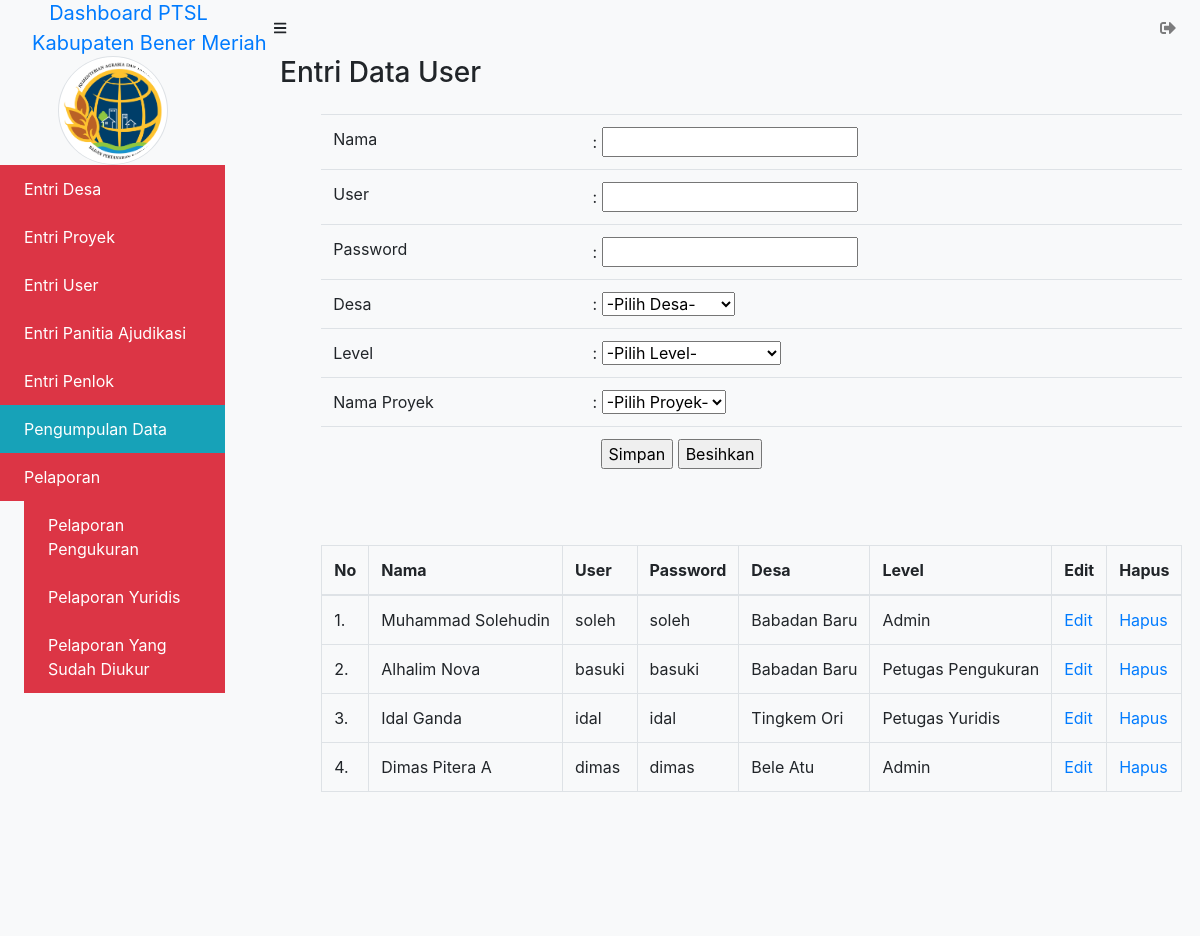
Before: /admin/data_user/index.php (signed in) with the older database file.
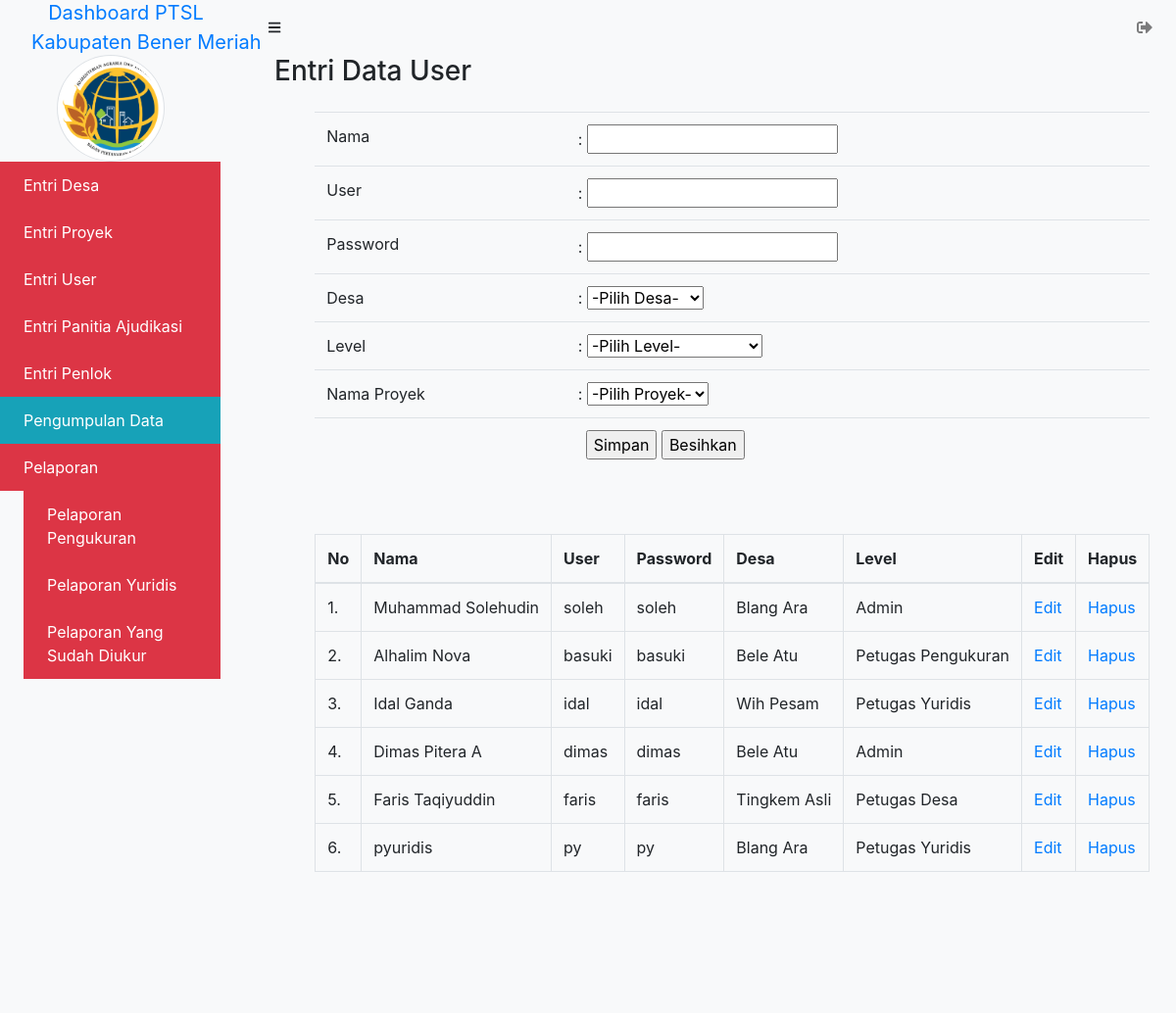
After: the same page with the newer database file.
### tables this page shows
CREATE TABLE `user` (
  `id_user` int(11) NOT NULL,
  `nama_user` varchar(100) NOT NULL,
  `user_nama` varchar(100) NOT NULL,
  `password` varchar(225) NOT NULL,
  `id_desa` int(11) NOT NULL,
  `id_level` int(11) NOT NULL,
  `id_proyek` int(11) NOT NULL
);

CREATE TABLE `desa` (
  `id_desa` int(11) NOT NULL,
  `id_kecamatan` int(11) NOT NULL,
  `kode_desa` varchar(50) NOT NULL,
  `nama_desa` varchar(225) NOT NULL,
  `kabupaten` varchar(225) NOT NULL,
  `reje_kampung` varchar(225) NOT NULL,
  `nama_camat` varchar(100) NOT NULL,
  `nip` varchar(50) NOT NULL,
  `alamat` text NOT NULL,
  `kode_pos` varchar(20) NOT NULL
);

CREATE TABLE `level` (
  `id_level` int(11) NOT NULL,
  `nama_level` varchar(100) NOT NULL
);

### admin/data_user/index.php (the view, shortened to what this page needs)
<?php $title = "Entri Data User";
include_once('../_header.php');
?>
			<div id="layoutSidenav_content">
                <main>
                    <div class="container-fluid">
                        <ol>
                            <li class="breadcrumb-item">
                               <h3> Entri Data User</h3>
                            </li>
                        </ol>
                        <div class="row">
                        	<div class="col-xl-auto offset-xl-1">
<?php
function tambah($koneksi){
	?>
		<form action="" method="POST">
			<fieldset>
				<div class="table-responsive">
					<table class="table table-responsive-sm table-hover" border="0">
						<tr>
							<td>Nama </td>
							<td> : <input type="text" name="nama" required /></td>
						</tr>
						<tr>
							<td>User</td>
							<td> : <input type="text" name="user" required /></label></td>
						</tr>
						<tr>
							<td>Password </td>
							<td> : <input type="password" name="password" required/></td>
						</tr>
						<tr>
							<td>Desa</td>
							<td> :
						        <select name="id_desa" required>
						            <option disabled selected value="">-Pilih Desa-</option>
								</select>
					        </td>
					    </tr>
					    <tr>
							<td>Level</td>
							<td> :
						        <select name="id_level" required>
						            <option disabled selected value="">-Pilih Level-</option>
								</select>
					        </td>
					    </tr>
					    <tr>
							<td>Nama Proyek</td>
							<td> :
						        <select name="id_proyek" required>
						            <option disabled selected value="">-Pilih Proyek-</option>
						        </select>
					        </td>
					    </tr>
						<tr>
							<td></td>
							<td><label class="ml-2">
							<input type="submit" name="btn_simpan" value="Simpan"/>
							<input type="reset" name="reset" value="Besihkan"/>
						</label></td>
						</tr>
					</table>
					<br>
				</div>
			</fieldset>
		</form>
	<?php
}
function tampil_data($koneksi){
	$sql = "SELECT * FROM user LEFT JOIN desa ON user.id_desa = desa.id_desa LEFT JOIN level ON user.id_level = level.id_level LEFT JOIN proyek ON user.id_proyek = proyek.id_proyek";
	$query = mysqli_query($koneksi, $sql);
	$nomor = 1;
		echo "<fieldset>";
		echo "<div class='table-responsive'>";
		echo "<table class='table table-responsive-sm table-bordered table-hover' id='user' border='1' cellpadding='10'>";
		echo "<thead>";
			echo "<tr>";
			echo "<th>No</th>
				<th>Nama</th>
				<th>User</th>
				<th>Password</th>
				<th>Desa</th>
				<th>Level</th>
				<th>Edit</th>
				<th>Hapus</th>";
			echo "</tr>";
		echo "</thead>";
		echo "<tbody>";
	while($data = mysqli_fetch_array($query)){
		?>
			<tr>
				<td><?= $nomor++; ?>.</td>
				<td><?php echo $data['nama_user']; ?></td>
				<td><?php echo $data['user_nama']; ?></td>
				<td><?php echo $data['password']; ?></td>
				<td><?php echo $data['nama_desa']; ?></td>
				<td><?php echo $data['nama_level']; ?></td>
				<td>
					<a href="index.php?aksi=update&id=<?php echo $data['id_user']; ?>&nama_user=<?php echo $data['nama_user']; ?>&user_nama=<?php echo $data['user_nama']; ?>&password=<?php echo $data['password']; ?>&nama_desa=<?php echo $data['nama_desa']; ?>&nama_level=<?php echo $data['nama_level']; ?>">Edit</a>
				</td>
				<td>
					<a href="index.php?aksi=delete&id=<?php echo $data['id_user']; ?>" onClick="return confirm('Yakin akan menghapus user <?= $data['nama_user']; ?>?')">Hapus</a>
				</td>
			</tr>
		<?php
	}
	echo "</tbody>";
	echo "</table>";
	echo "</fieldset>";
}
		?>
		<?php
if (isset($_GET['aksi'])){
	switch($_GET['aksi']){
		case "create":
			echo '<a href="index.php"> &laquo; Home</a>';
			tambah($koneksi);
			break;
		case "read":
			tampil_data($koneksi);
			break;
		case "update":
			ubah($koneksi);
			tampil_data($koneksi);
			break;
		case "delete":
			hapus($koneksi);
			break;
		default:
			echo "<h3>Aksi <i>".$_GET['aksi']."</i> tidaka ada!</h3>";
			tambah($koneksi);
			tampil_data($koneksi);
	}
} else {
	tambah($koneksi);
	tampil_data($koneksi);
}
?>
                    		</div>
                    	</div>
                    </div>
				</div>
			</div>
<?php include_once('../_footer.php'); ?>

Changed rows visible on the page:
changed user "Muhammad Solehudin": id_desa.nama_desa "Babadan Baru" → "Blang Ara"
changed user "Alhalim Nova": id_desa.nama_desa "Babadan Baru" → "Bele Atu"
changed through a linked row, user "Idal Ganda": id_desa.nama_desa "Tingkem Ori" → "Wih Pesam"
added user: nama_user "Faris Taqiyuddin", user_nama "faris", password "faris", id_desa.nama_desa "Tingkem Asli", id_level.nama_level "Petugas Desa"
added user: nama_user "pyuridis", user_nama "py", password "py", id_desa.nama_desa "Blang Ara", id_level.nama_level "Petugas Yuridis"
